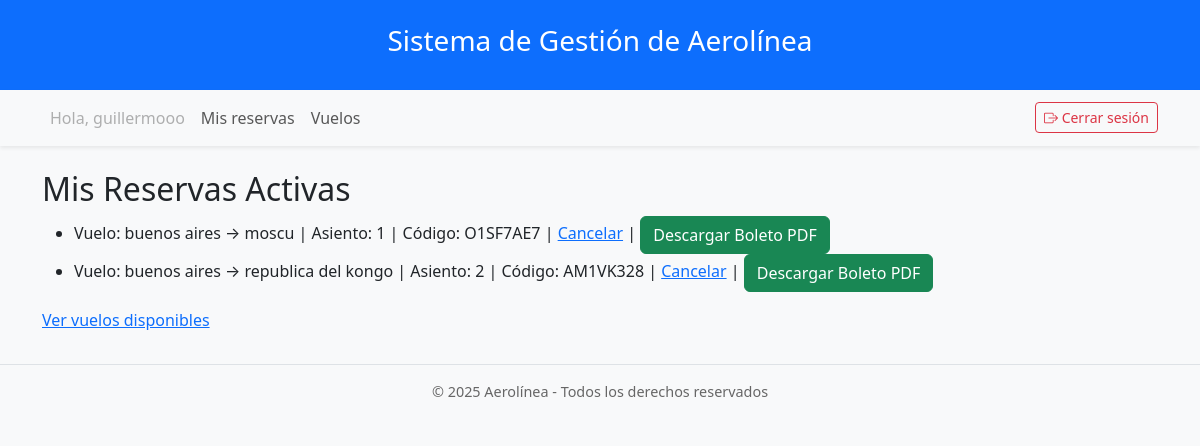
Screenshot of /mis-reservas/ (signed in) with the database file from the repository.
### core/models.py (models this page shows, shortened)
class Usuario(AbstractUser):
    ROL_CHOICES = (
        ('admin', 'Administrador'),
        ('gestor', 'Gestor de vuelos'),
        ('cliente', 'Cliente / Pasajero'),
    )
    rol = models.CharField(max_length=20, choices=ROL_CHOICES, default='cliente')

class Reserva(models.Model):
    vuelo = models.ForeignKey(Vuelo, on_delete=models.CASCADE, related_name='reservas')
    pasajero = models.ForeignKey(Pasajero, on_delete=models.CASCADE, related_name='reservas')
    asiento = models.ForeignKey(Asiento, on_delete=models.PROTECT, related_name='reservas')  # cambiado de OneToOne a ForeignKey
    ESTADO_CHOICES = (
        ('activa', 'Activa'),
        ('cancelada', 'Cancelada'),
        ('finalizada', 'Finalizada'),
    )
    estado = models.CharField(max_length=10, choices=ESTADO_CHOICES, default='activa')
    fecha_reserva = models.DateTimeField(auto_now_add=True)
    precio = models.DecimalField(max_digits=10, decimal_places=2)
    codigo_reserva = models.CharField(max_length=12, unique=True)
    class Meta:
        constraints = [
            models.UniqueConstraint(fields=['vuelo', 'asiento'], name='reserva_asiento_unico_por_vuelo'),
            models.UniqueConstraint(fields=['vuelo', 'pasajero'], name='reserva_pasajero_unico_por_vuelo'),
        ]

class Vuelo(models.Model):
    avion = models.ForeignKey(Avion, on_delete=models.PROTECT, related_name='vuelos')
    origen = models.CharField(max_length=100)
    destino = models.CharField(max_length=100)
    fecha_salida = models.DateTimeField()
    fecha_llegada = models.DateTimeField()
    duracion = models.DurationField()
    estado = models.CharField(max_length=20, default='activo')
    precio_base = models.DecimalField(max_digits=10, decimal_places=2)
    gestores = models.ManyToManyField(Usuario, related_name='vuelos_gestionados', limit_choices_to={'rol': 'gestor'}, blank=True)

class Asiento(models.Model):
    avion = models.ForeignKey(Avion, on_delete=models.CASCADE, related_name='asientos')
    numero = models.CharField(max_length=10)
    fila = models.PositiveIntegerField()
    columna = models.CharField(max_length=1)
    tipo = models.CharField(max_length=20, blank=True)
    ESTADO_CHOICES = (
        ('disponible', 'Disponible'),
        ('reservado', 'Reservado'),
        ('ocupado', 'Ocupado'),
    )
    estado = models.CharField(max_length=10, choices=ESTADO_CHOICES, default='disponible')
    class Meta:
        unique_together = ('avion', 'numero')

### core/views.py (the view)
# urls.py: path('mis-reservas/', views.mis_reservas, name='mis_reservas'),
@login_required
def mis_reservas(request):
    try:
        pasajero = request.user.pasajero
    except Pasajero.DoesNotExist:
        messages.error(request, "Debes completar tu perfil para ver tus reservas.")
        return redirect('perfil_pasajero')
    reservas = Reserva.objects.filter(pasajero=pasajero, estado='activa').select_related('vuelo', 'asiento')
    return render(request, 'core/mis_reservas.html', {'reservas': reservas})

### core/templates/core/mis_reservas.html (shortened to what this page needs)
{% extends 'base.html' %}
{% block content %}
<h2>Mis Reservas Activas</h2>
<ul>
  {% for reserva in reservas %}
    <li>
      Vuelo: {{ reserva.vuelo.origen }} → {{ reserva.vuelo.destino }} |
      Asiento: {{ reserva.asiento.numero }} |
      Código: {{ reserva.codigo_reserva }} |
      <a href="{% url 'cancelar_reserva' reserva.id %}">Cancelar</a> |
      <a href="{% url 'generar_boleto_pdf' reserva.id %}" class="btn btn-success">
        Descargar Boleto PDF
      </a>
    </li>
  {% empty %}
    <li>No tienes reservas activas.</li>
  {% endfor %}
</ul>
<a href="{% url 'vuelos_list' %}">Ver vuelos disponibles</a>
{% endblock %}

### core/templates/base.html (shortened to what this page needs)
<!DOCTYPE html>
<html lang="es">
<head>
    <link href="https://cdn.jsdelivr.net/npm/bootstrap@5.3.3/dist/css/bootstrap.min.css" rel="stylesheet">
</head>
<body>
    <header class="bg-primary text-white py-4 shadow">
        <div class="container text-center">
            <h1 class="h3">Sistema de Gestión de Aerolínea</h1>
        </div>
    </header>
    <nav class="navbar navbar-expand-md navbar-light bg-light shadow-sm">
        <div class="container">
            <ul class="navbar-nav me-auto">
                {% if user.is_authenticated %}
                    <li class="nav-item">
                        <span class="nav-link disabled">Hola, {{ user.username }}</span>
                    </li>
                    <li class="nav-item">
                        <a class="nav-link" href="{% url 'mis_reservas' %}">Mis reservas</a>
                    </li>
                    <li class="nav-item">
                        <a class="nav-link" href="{% url 'vuelos_list' %}">Vuelos</a>
                    </li>
                {% endif %}
            </ul>
            {% if user.is_authenticated %}
            <form action="{% url 'logout' %}" method="post" class="d-flex ms-auto">
                <button type="submit" class="btn btn-outline-danger btn-sm">
                    <i class="bi bi-box-arrow-right"></i> Cerrar sesión
                </button>
            </form>
            {% endif %}
        </div>
    </nav>
    <main class="container mt-4">
        {% block content %}{% endblock %}
    </main>
    <footer>
        &copy; {{ year|default:"2025" }} Aerolínea - Todos los derechos reservados
    </footer>
    <link href="https://cdn.jsdelivr.net/npm/bootstrap-icons@1.11.3/font/bootstrap-icons.css" rel="stylesheet">
</body>
</html>

### core/templates/base.html (style rules this page uses)
body { background-color: #f8f9fa; }
footer { text-align: center; font-size: 0.9rem; color: #666; padding: 1rem 0; border-top: 1px solid #dee2e6; margin-top: 2rem; }

### rows the page displays
Usuario: username "guillermooo"
Reserva: vuelo.origen "buenos aires", vuelo.destino "moscu", asiento.numero "1", codigo_reserva "O1SF7AE7"
Reserva: vuelo.origen "buenos aires", vuelo.destino "republica del kongo", asiento.numero "2", codigo_reserva "AM1VK328"

### other values shown
{{ year|default:"2025" }} "2025"
